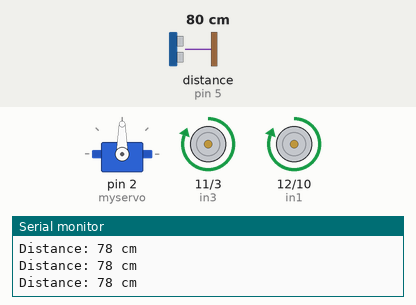
This sketch was run on a simulated Arduino Uno, built with avr-gcc and run on an emulated ATmega328P. Shown: servo, motor-driver pin pairs drawn as motors (green arrow = first pin HIGH = forward, orange = second pin HIGH = backward, longer = more drive), the last lines printed to the serial monitor. Wiring (inferred from the names in the program): ultrasonic range finder: trigger pin 6; echo pin 5. The inputs (shaded band) are chosen by the test bench; at power-on: distance to the obstacle (sensor on pin 5) 80 cm. The echo pulse lasts 58.3 µs per cm.

Above: at 1.2 s.
1.3 s: distance to the obstacle (sensor on pin 5) set to 44 cm
2.8 s: distance to the obstacle (sensor on pin 5) set to 37 cm
At 2.96 s:
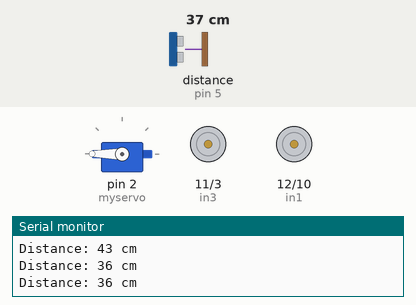
5.8 s: distance to the obstacle (sensor on pin 5) set to 60 cm
At 6.9 s:
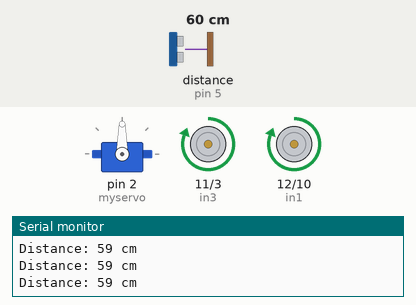
7.4 s: distance to the obstacle (sensor on pin 5) set to 2 cm
At 7.83 s:
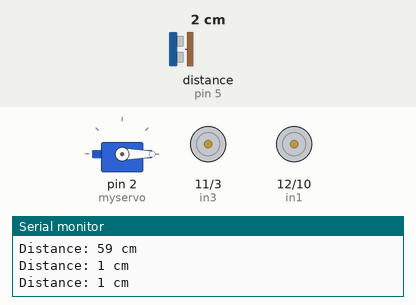
Timing chart, 0 to 11.4 s (numbered marks = the images above; inputs shaded):
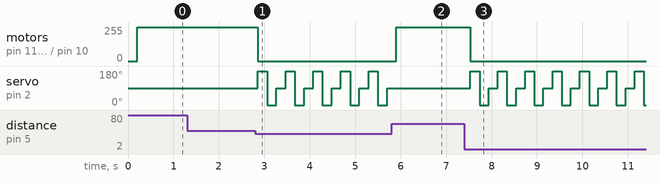

The sketch:

Revised_Code.ino
```cpp
#include <Servo.h>

Servo myservo;

#define echoPin 5 // attach pin D2 Arduino to pin Echo of HC-SR04
#define trigPin 6 //attach pin D3 Arduino to pin Trig of HC-SR04

#define in1 12
#define in2 10
#define in3 11
#define in4 3

// defines variables
long duration; // variable for the duration of sound wave travel
int distance; // variable for the distance measurement

int distance_0=0,distance_90=0,distance_180=0;
int threshold_distance=40;
int dir=0;


int distance_calc(){
  ///////////////////////ultrasonic distance calculation/////////////////////////////////////////////

  // Clears the trigPin condition
  digitalWrite(trigPin, LOW);
  delayMicroseconds(2);
  // Sets the trigPin HIGH (ACTIVE) for 10 microseconds
  digitalWrite(trigPin, HIGH);
  delayMicroseconds(10);
  digitalWrite(trigPin, LOW);
  delayMicroseconds(10);
  // Reads the echoPin, returns the sound wave travel time in microseconds
  duration = pulseIn(echoPin, HIGH);
  // Calculating the distance
  distance = duration * 0.034 / 2; // Speed of sound wave divided by 2 (go and back)
  // Displays the distance on the Serial Monitor
  Serial.print("Distance: ");
  Serial.print(distance);
  Serial.println(" cm");

  return distance;
  }

void check_direction(){
  myservo.write(180);
  distance_180 = distance_calc();
  delay(200);

  myservo.write(0);
  delay(200);
  distance_0 = distance_calc();

  if(distance_180>distance_0)dir=1;
  else if(distance_0>distance_180)dir=2;
  }
void setup() {

  Serial.begin(9600); // // Serial Communication is starting with 9600 of baudrate speed

  pinMode(in1, OUTPUT);
  pinMode(in2, OUTPUT);
  pinMode(in3, OUTPUT);
  pinMode(in4, OUTPUT);


  myservo.attach(2);

  pinMode(trigPin, OUTPUT); // Sets the trigPin as an OUTPUT
  pinMode(echoPin, INPUT); // Sets the echoPin as an INPUT


}
void loop() {

  myservo.write(90);
  delay(200);
  distance_90 = distance_calc();

  if(distance_90<threshold_distance){

                digitalWrite(in1,LOW);
                digitalWrite(in2,LOW);

                digitalWrite(in3,LOW);
                digitalWrite(in4,LOW);
                check_direction();
                if(dir==1){

                digitalWrite(in1,HIGH);
                digitalWrite(in2,LOW);

                digitalWrite(in3,LOW);
                digitalWrite(in4,HIGH);
                  }

                else if(dir==2){

                digitalWrite(in1,LOW);
                digitalWrite(in2,HIGH);

                digitalWrite(in3,HIGH);
                digitalWrite(in4,LOW);
                }
    }//dir change over
   else{
        digitalWrite(in1,HIGH);
        digitalWrite(in2,LOW);

        digitalWrite(in3,HIGH);
        digitalWrite(in4,LOW);
    }//keep moving

}
```

Measured:
- the behaviour switches between 41 and 40 cm on distance to the obstacle (sensor on pin 5) (found by bisection; images 0 and 1)
- after the input at 2.8 s, motor on pin 11 (in3) / pin 3 (in4), motor on pin 12 (in1) / pin 10 (in2): forward 255/255 → stopped after 0.06 s; servo on pin 2 (myservo): 90° → 180° after 0.06 s, then repeats every 0.61 s: 0° 0.20 s, 90° 0.20 s, 180° 0.20 s
- after the input at 5.8 s, motor on pin 11 (in3) / pin 3 (in4), motor on pin 12 (in1) / pin 10 (in2): stopped → forward 255/255 after 0.11 s; servo on pin 2 (myservo): stops changing and stays 90°
- after the input at 7.4 s, motor on pin 11 (in3) / pin 3 (in4), motor on pin 12 (in1) / pin 10 (in2): forward 255/255 → stopped after 0.14 s; servo on pin 2 (myservo): 90° → 180° after 0.14 s, then repeats every 0.60 s: 0° 0.20 s, 90° 0.20 s, 180° 0.20 s
